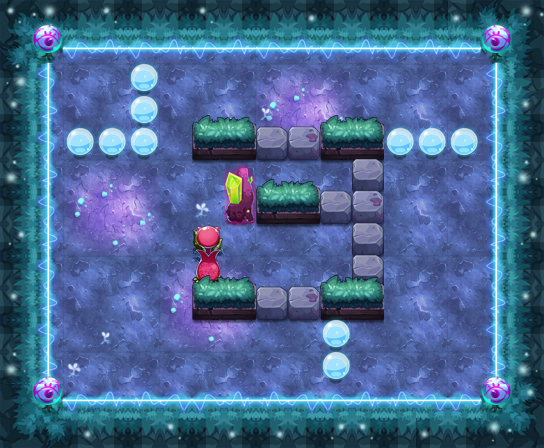

Rendered tile map (Tiled .tmx) drawn with the repository's tilesets; below, a short description and the map source with its tile grids summarised:
An orthogonal 17x14 tile map with 32x32 px tiles, 17 tile layers (PASS, 块层 2, 块层 15, 块层 13, ...) and 14 objects (10x TRAP, 3x wljc3, PLAYER).

<map version="1.0" orientation="orthogonal" width="17" height="14" tilewidth="32" tileheight="32">
 <properties>
  <property name="DESTRY1" value="27" />
  <property name="DESTRY2" value="39" />
  <property name="DESTRY_COUNT" value="2" />
  <property name="EXP" value="1460" />
  <property name="FOG" value="true" />
  <property name="ITEM" value="D058" />
  <property name="LOSE_SCRIPT" value="" />
  <property name="MONEY" value="2190" />
  <property name="START_SCRIPT" value="" />
  <property name="WIN_SCRIPT" value="" />
 </properties>
 <tileset firstgid="1" name="ysmg" tilewidth="32" tileheight="32">
  <image source="ysmg.png" width="480" height="535" />
 </tileset>
 <layer name="PASS" width="17" height="14">
  <data>[238 cells, 141 non-empty, 10 distinct tile ids]</data>
 </layer>
 <layer name="块层 2" width="17" height="14">
  <data>[238 cells, 238 non-empty, 26 distinct tile ids]</data>
 </layer>
 <layer name="块层 15" width="17" height="14">
  <data>[238 cells, 35 non-empty, 6 distinct tile ids]</data>
 </layer>
 <layer name="块层 13" width="17" height="14">
  <data>[238 cells, 52 non-empty, 6 distinct tile ids]</data>
 </layer>
 <layer name="块层 3" width="17" height="14">
  <data>[238 cells, 24 non-empty, 6 distinct tile ids]</data>
 </layer>
 <layer name="块层 6" width="17" height="14">
  <data>[238 cells, 31 non-empty, 7 distinct tile ids]</data>
 </layer>
 <layer name="SHELTER 11" width="17" height="14">
  <data>[238 cells, 2 non-empty, 1 distinct tile ids]</data>
 </layer>
 <layer name="SHELTER 10" width="17" height="14">
  <data>[238 cells, 1 non-empty, 1 distinct tile ids]</data>
 </layer>
 <layer name="SHELTER 9" width="17" height="14">
  <data>[238 cells, 1 non-empty, 1 distinct tile ids]</data>
 </layer>
 <layer name="SHELTER 8" width="17" height="14">
  <data>[238 cells, 6 non-empty, 4 distinct tile ids]</data>
 </layer>
 <layer name="SHELTER 7" width="17" height="14">
  <data>[238 cells, 2 non-empty, 2 distinct tile ids]</data>
 </layer>
 <layer name="SHELTER 6" width="17" height="14">
  <data>[238 cells, 1 non-empty, 1 distinct tile ids]</data>
 </layer>
 <layer name="SHELTER 5" width="17" height="14">
  <data>[238 cells, 5 non-empty, 5 distinct tile ids]</data>
 </layer>
 <layer name="SHELTER 4" width="17" height="14">
  <data>[238 cells, 1 non-empty, 1 distinct tile ids]</data>
 </layer>
 <layer name="SHELTER 3" width="17" height="14">
  <data>[238 cells, 12 non-empty, 5 distinct tile ids]</data>
 </layer>
 <layer name="SHELTER 2" width="17" height="14">
  <data>[238 cells, 1 non-empty, 1 distinct tile ids]</data>
 </layer>
 <layer name="SHELTER 1" width="17" height="14">
  <data>[238 cells, 1 non-empty, 1 distinct tile ids]</data>
 </layer>
 <objectgroup name="对象层 1" width="17" height="14">
  <object name="PLAYER" type="PLAYER" x="320" y="256" width="32" height="32" />
  <object name="wljc3" x="128" y="320" width="32" height="32">
   <properties>
    <property name="buff_type" value="fire_shell" />
    <property name="lua_ai" value="monster_wljc_ai" />
    <property name="quality" value="wljc3.quality" />
   </properties>
  </object>
  <object name="mp1" type="TRAP" x="224" y="256" width="32" height="32">
   <properties>
    <property name="trap_ani" value="mp.actor" />
    <property name="trap_floor" value="true" />
    <property name="trap_id" value="0" />
    <property name="trap_script" value="trap_moveto(&quot;PLAYER&quot;, &quot;mp1&quot;,target(&quot;mp2&quot;):getX(),target(&quot;mp2&quot;):getY() );" />
    <property name="trap_sound_id" value="1" />
    <property name="trap_start_mode" value="0" />
    <property name="trap_state" value="open" />
   </properties>
  </object>
  <object name="mp2" type="TRAP" x="64" y="64" width="32" height="32">
   <properties>
    <property name="trap_ani" value="mp.actor" />
    <property name="trap_floor" value="true" />
    <property name="trap_id" value="0" />
    <property name="trap_script" value="trap_moveto(&quot;PLAYER&quot;, &quot;mp2&quot;,target(&quot;mp1&quot;):getX(),target(&quot;mp1&quot;):getY() );" />
    <property name="trap_sound_id" value="1" />
    <property name="trap_start_mode" value="0" />
    <property name="trap_state" value="open" />
   </properties>
  </object>
  <object name="zi_dan_left1" type="TRAP" x="256" y="96" width="32" height="32">
   <properties>
    <property name="trap_ani" value="fire_cat_left.actor" />
    <property name="trap_delay" value="2" />
    <property name="trap_id" value="0" />
    <property name="trap_script" value="trap(&quot;zi_dan_left1&quot;):setAtkPower(target(&quot;PLAYER&quot;):getHP()*0.1);trap(&quot;zi_dan_left1&quot;):turnLeft(); trap(&quot;zi_dan_left1&quot;):getAI():getActions():addObject( AIUseSkill:create(   SkillLua:create(&quot;skill_0001&quot;)  )  );" />
    <property name="trap_start_mode" value="2" />
    <property name="trap_state" value="open" />
   </properties>
  </object>
  <object name="zi_dan_up1" type="TRAP" x="64" y="224" width="32" height="32">
   <properties>
    <property name="trap_ani" value="fire_cat_up.actor" />
    <property name="trap_delay" value="2" />
    <property name="trap_id" value="0" />
    <property name="trap_script" value="trap(&quot;zi_dan_up1&quot;):setAtkPower(target(&quot;PLAYER&quot;):getHP()*0.1);trap(&quot;zi_dan_up1&quot;):turnUp(); trap(&quot;zi_dan_up1&quot;):getAI():getActions():addObject( AIUseSkill:create(   SkillLua:create(&quot;skill_0001&quot;)  )  );" />
    <property name="trap_start_mode" value="2" />
    <property name="trap_state" value="open" />
   </properties>
  </object>
  <object name="fire2" type="TRAP" x="192" y="160" width="32" height="96">
   <properties>
    <property name="trap_id" value="1" />
    <property name="trap_particle" value="trap_fire_up_3.plist" />
    <property name="trap_state" value="open" />
   </properties>
  </object>
  <object name="fire_control2" type="TRAP" x="160" y="64" width="32" height="32">
   <properties>
    <property name="trap_ani" value="switch.actor" />
    <property name="trap_floor" value="true" />
    <property name="trap_id" value="0" />
    <property name="trap_script" value=" trap(&quot;fire_control2&quot;):setOpened(false);  trap(&quot;fire_control1&quot;):setOpened(true); trap(&quot;fire_auto_control2&quot;):setOpened( true );trap(&quot;fire_auto_control1&quot;):setOpened( false ); trap(&quot;fire1&quot;):setOpened(true);  trap(&quot;fire1&quot;):setVisit(true); " />
    <property name="trap_sound_id" value="2" />
    <property name="trap_start_mode" value="0" />
    <property name="trap_state" value="close" />
   </properties>
  </object>
  <object name="light1" type="TRAP" x="160" y="320" width="32" height="32">
   <properties>
    <property name="trap_ani" value="candle.actor" />
    <property name="trap_id" value="0" />
    <property name="trap_script" value="target(&quot;light1&quot;):setVisitRange(200);trap(&quot;light1&quot;):setOpened(false);" />
    <property name="trap_state" value="open" />
   </properties>
  </object>
  <object name="light2" type="TRAP" x="384" y="96" width="32" height="32">
   <properties>
    <property name="trap_ani" value="candle.actor" />
    <property name="trap_id" value="0" />
    <property name="trap_script" value="target(&quot;light2&quot;):setVisitRange(200);trap(&quot;light2&quot;):setOpened(false);" />
    <property name="trap_state" value="open" />
   </properties>
  </object>
  <object name="wljc3" x="384" y="320" width="32" height="32">
   <properties>
    <property name="buff_type" value="fire_shell" />
    <property name="lua_ai" value="monster_wljc_ai" />
    <property name="quality" value="wljc3.quality" />
   </properties>
  </object>
  </objectgroup>
</map>
<!-- 3 of 14 objects omitted -->
